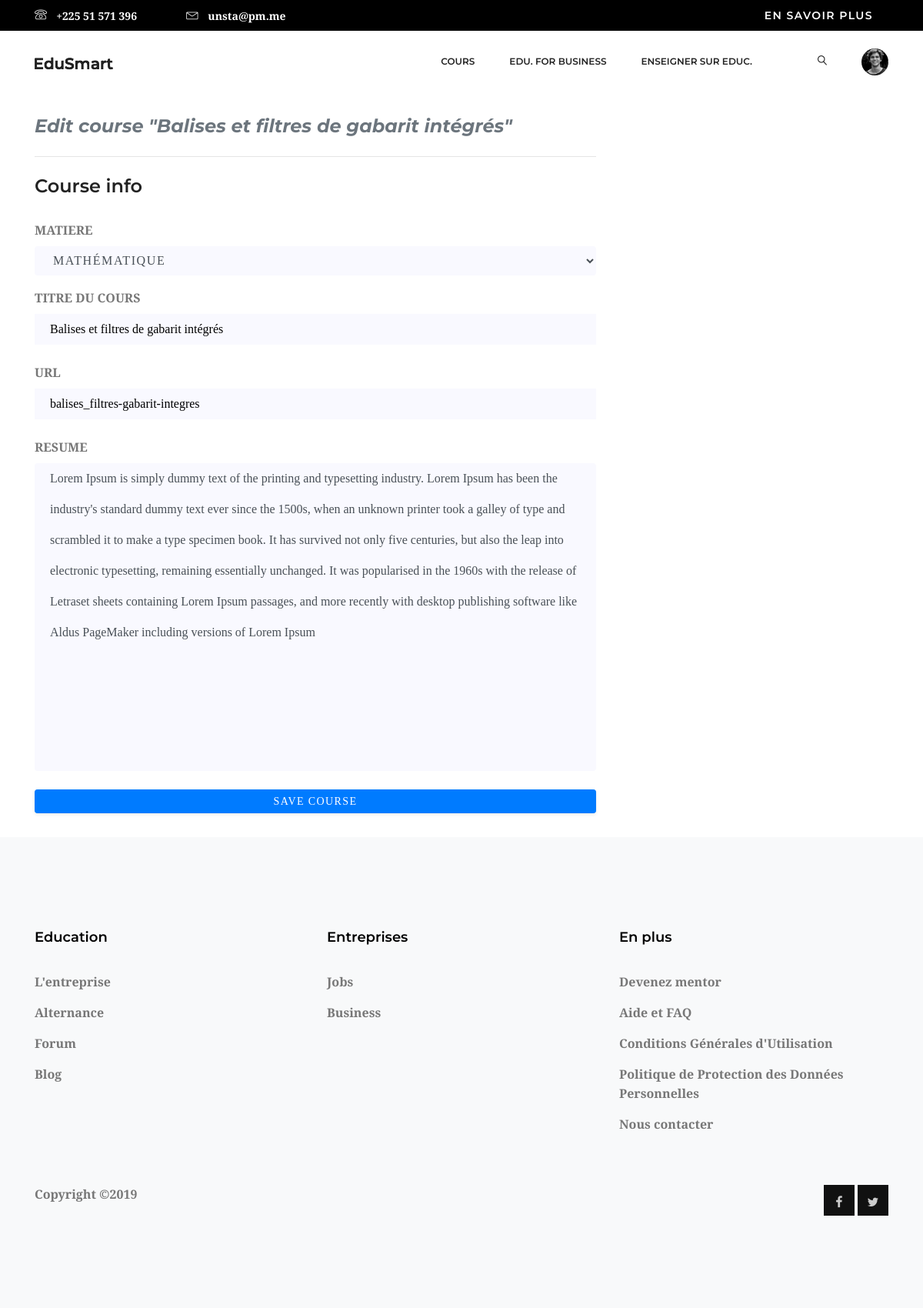
Before: /cours/edit/3/ (signed in) with the older database file.
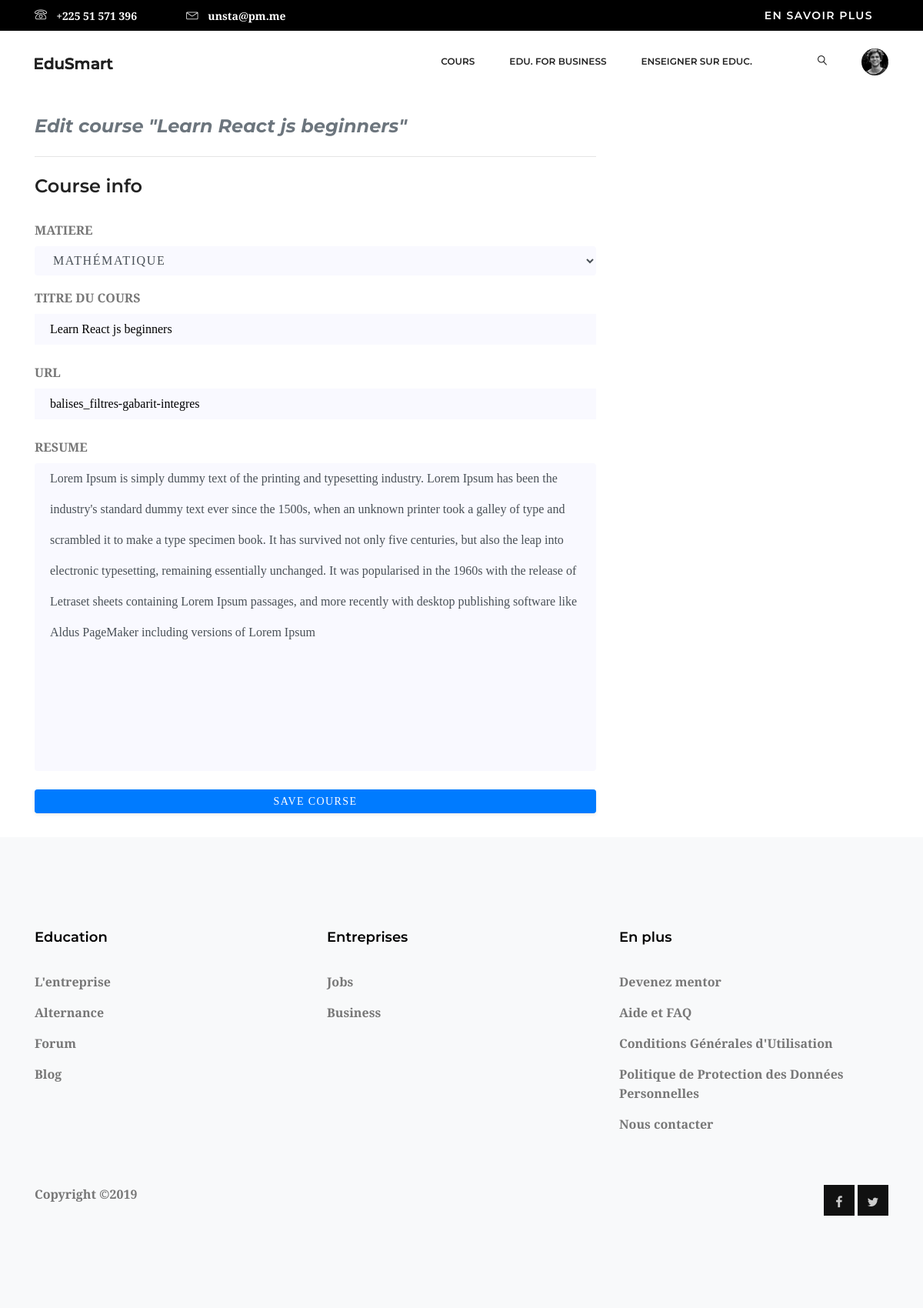
After: the same page with the newer database file.
### cours/models.py (models this page shows, shortened)
class Cours(models.Model):
    instructeur = models.ForeignKey(User, on_delete=models.CASCADE)
    etudiants = models.ManyToManyField(User, related_name='rejoindre_cours', blank=True)
    matiere = models.ForeignKey(Matieres, related_name='cours', on_delete=models.CASCADE)
    title = models.CharField('Titre du Cours', max_length=200)
    slug = models.SlugField('URL', max_length=200, unique=True)
    resume = models.TextField()
    date_de_creation = models.DateField('Date de création du Cours', auto_now_add=True)
    class Meta:
        ordering = ['-date_de_creation']

### cours/views.py (the view)
# urls.py: path('edit/<pk>/', views.CoursUpdateView.as_view(), name='cours_edit'),
class CoursUpdateView(PermissionRequiredMixin, InstructeurCoursEditMixin, UpdateView):
    permission_required = 'cours.change_cours'

### cours/models.py (called while the page is built)
    def __str__(self):
        return self.title

### cours/views.py (called while the page is built)
    def get_queryset(self):
        queryset = super(InstructeurMixin, self).get_queryset()
        return queryset.filter(instructeur=self.request.user)

### cours/templates/cours/gestion/cours/formulaire_cours.html (shortened to what this page needs)
{% extends "base.html" %}
{% load widget_tweaks %}
{% block content %}
    <div class="popular_courses">
        <div class="container">
            <div class="row pb-3">
                <div class="col-lg-8 col-md-8">
                    <h3 class="font-italic text-muted mb-1 font-weight-bold">
                        {% if object %}
                            Edit course "{{ object.title|safe }}"
                        {% else %}
                            Create a new course
                        {% endif %}
                    </h3>
                    <hr class="my-4">
                    <h3 class="mb-30 title_color">Course info</h3>
                    <form action="" method="post">
                        <div class="mt-10">
                            <div class="form-select" id="default-select">
                                <label for="{{ form.matiere.id_for_label }}">
                                {{ form.matiere.label|upper }}</label>
                                {{ form.matiere|add_class:"form-control single-input shadow-none text-uppercase" }}
                            </div>
                        </div>
                        <div class="mt-5">
                            <label for="{{ form.title.id_for_label }}">
                            {{ form.title.label|upper }}</label>
                            {{ form.title|add_class:"single-input" }}
                        </div>
                        <div class="mt-4">
                            <label for="{{ form.slug.id_for_label }}">
                            {{ form.slug.label|upper }}</label>
                            {{ form.slug|add_class:"single-input" }}
                        </div>
                        <div class="my-4">
                            <label for="{{ form.resume.id_for_label }}">
                            {{ form.resume.label|upper }}</label>
                            {{ form.resume|add_class:"single-textarea form-control border-0" }}
                        </div>
                        <input type="submit" class="shadow-sm btn btn-sm btn-primary btn-block text-uppercase" value="Save course">
                    </form>
                </div>
            </div>
        </div>
    </div>
{% endblock content %}

Changed rows visible on the page:
changed Cours "mathématique": title "Balises et filtres de gabarit intégrés" → "Learn React js beginners"
